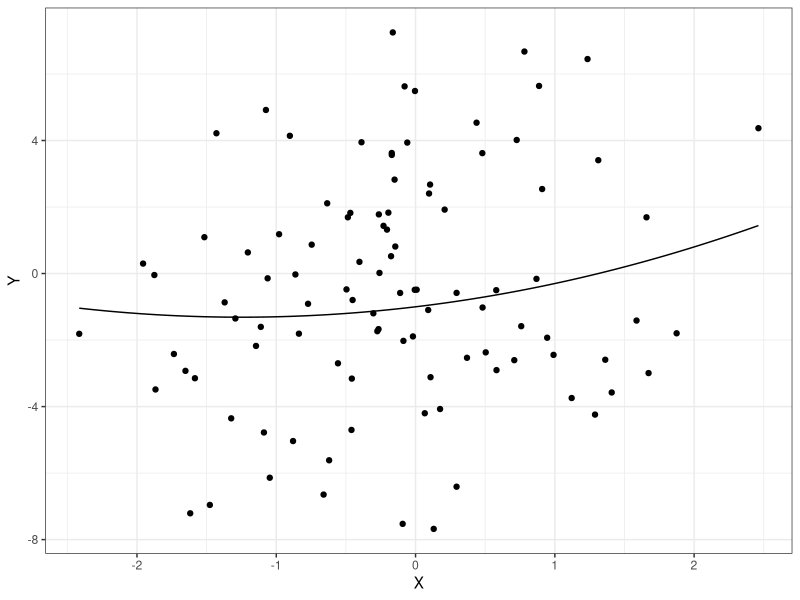

Write R code to recreate this figure.
## ---- chunk 1
#| include: false
# Set global configurations and settings here
knitr::opts_chunk$set()                 # set global chunk options
ggplot2::theme_set(ggplot2::theme_bw()) # set ggplot2 theme
## ---- chunk 2
#| message: false
#| warning: false
library(tidyverse) # functions for data manipulation
## ---- chunk 3
sim_func <- function(n, sigma) {
  # generate X
  X <- rnorm(n, mean = 0, sd = 1)
  # generate epsilon
  epsilon <- rnorm(n, mean = 0, sd = sigma)
  # generate Y
  Y <- -1+0.5*X+0.2*X^2+epsilon
  # return elements
  tibble(X = X, Y = Y)
}
## ---- chunk 4
set.seed(611)
data <- sim_func(100, 3)
true_function <- function(X){
  -1+ 0.5*X + 0.2*X^2
}

ggplot(data, aes(x=X, y=Y)) + 
  geom_point() +
  geom_function(fun = true_function)
